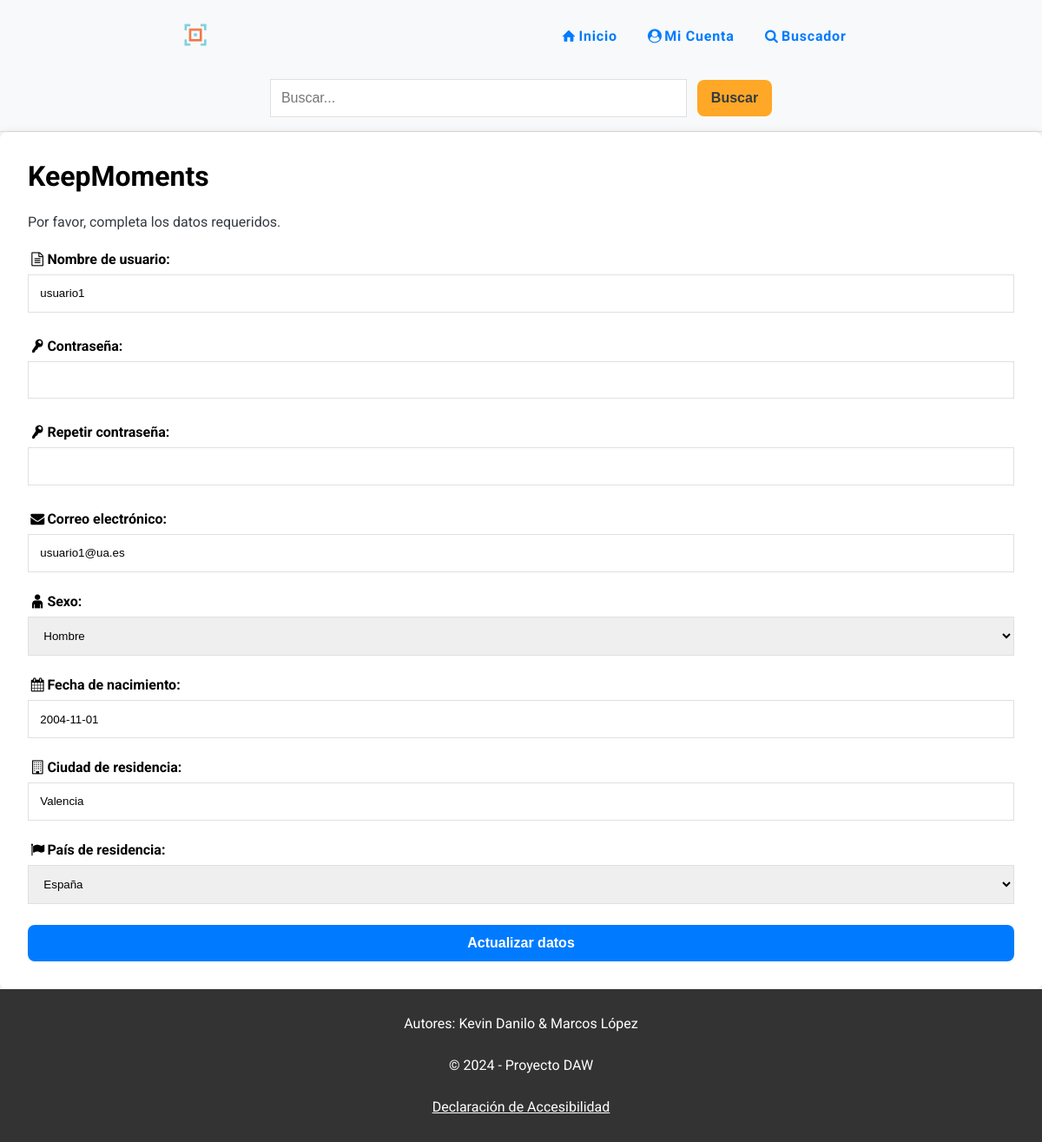
Screenshot of /mis-datos.php (signed in) with the database file from the repository.
### tables this page shows
CREATE TABLE `usuarios` (
  `idUsuario` int(11) NOT NULL,
  `nomUsuario` varchar(15) NOT NULL,
  `clave` varchar(15) NOT NULL,
  `email` varchar(254) NOT NULL,
  `sexo` smallint(6) DEFAULT NULL,
  `fNacimiento` date DEFAULT NULL,
  `ciudad` varchar(100) DEFAULT NULL,
  `pais` int(11) NOT NULL,
  `foto` varchar(255) DEFAULT NULL,
  `fRegistro` timestamp NOT NULL DEFAULT current_timestamp() ON UPDATE current_timestamp(),
  `estilo` int(11) DEFAULT NULL
);

CREATE TABLE `paises` (
  `idPais` int(11) NOT NULL,
  `nomPais` varchar(100) NOT NULL
);

### inc/formulario-usuario.php (the view, shortened to what this page needs)
<?php
$datos = $datos ?? [];
?>
<form id="<?= $id ?? '#' ?>" action="<?= $action ?? '#' ?>" method="post">
  <h1>KeepMoments</h1>
  <p class="form-info">Por favor, completa los datos requeridos.</p>
  <p class="form-input">
    <label for="usu"><span class="icon-doc-text"></span>Nombre de usuario:</label>
    <input type="text" name="usu" id="usu" value="<?= $datos['nomUsuario'] ?? '' ?>">
  </p>
  <p class="form-input">
    <label for="pwd"><span class="icon-key"></span>Contraseña:</label>
    <input type="password" name="pwd" id="pwd">
  </p>
  <p class="form-input">
    <label for="pwd2"><span class="icon-key"></span>Repetir contraseña:</label>
    <input type="password" name="pwd2" id="pwd2">
  </p>
  <p class="form-input">
    <label for="email"><span class="icon-mail-alt"></span>Correo electrónico:</label>
    <input type="text" name="email" id="email" value="<?= $datos['email'] ?? '' ?>">
  </p>
  <p class="form-input">
    <label for="genero"><span class="icon-adult"></span>Sexo:</label>
    <select name="genero" id="genero">
      <option value="0" <?= (isset($datos['sexo']) && $datos['sexo'] == '0') ? 'selected' : '' ?>>Hombre</option>
    </select>
  </p>
  <p class="form-input">
    <label for="fnac"><span class="icon-calendar"></span>Fecha de nacimiento:</label>
    <input type="text" name="fnac" id="fnac" value="<?= $datos['fNacimiento'] ?? '' ?>">
  </p>
  <p class="form-input">
    <label for="city"><span class="icon-building"></span>Ciudad de residencia:</label>
    <input type="text" name="city" id="city" value="<?= $datos['ciudad'] ?? '' ?>">
  </p>
  <p class="form-input">
    <label for="country"><span class="icon-flag"></span>País de residencia:</label>
    <select name="country" id="country">
      <?php foreach ($paises as $pais): ?>
        <option value="<?= $pais['idPais'] ?>"
          <?= (isset($datos['pais']) && $datos['pais'] == $pais['idPais']) ? 'selected' : '' ?>>
          <?= $pais['nomPais'] ?>
        </option>
      <?php endforeach; ?>
    </select>
  </p>
  <p>
    <input class="btn" type="submit" value="<?= $botonTexto ?>">
  </p>
</form>

### css/styles.css (style rules this page uses)
* { margin: 0; padding: 0; box-sizing: border-box; }
body { min-height: 100dvh; font-family: "Roboto", sans-serif; background-color: var(--background-color); }
main>form { background-color: var(--card-background-color); box-shadow: 0 0 10px var(--shadow-color); border-radius: .5em; padding: 1em; overflow-x: auto; }
.form-input input, select, textarea { padding: 1em; border: 1px solid var(--border-color); }
.form-info { margin: 1.5em 0; color: var(--text-color); text-wrap: pretty; }
@media screen and (width >=768px) { main>form { margin: 0 auto; padding: 2em; } }

### css/print.css (style rules this page uses)
* { background-color: var(--color-blanco); color: var(--color-negro); margin: 0; padding: 0; }
body { font-family: Arial, sans-serif; font-size: 12pt; }
p { text-align: left; }
#btn-card-search, .btn { border: 1px solid var(--color-negro); color: var(--color-negro); }

### css/variables.css (style rules this page uses)
:root { --primary-color: #007BFF; --secondary-color: #FFA726; --accent-color: #66BB6A; --background-color: #F8F9FA; --text-color: #343A40; --card-background-color: #ffffff; --image-card-background: #f0f0f5; --hover-primary: #0056b3; --hover-secondary: #e68a00; --shadow-color: rgba(0, 0, 0, .1); --border-color: #E0E0E0; --success-color: #28a745; --error-color: #dc3545; --color-blanco: #ffffff; --color-negro: #000000; --color-azul: #0000ff; --contrast-primary-color: #0A2463; --contrast-hover-primary: #051C47; --dark-background-color: #121212; --dark-primary-color: #6EA8FF; --dark-secondary-color: #FFB74D;; --dark-text-primary: rgba(255, 255, 255, 0.87); --dark-card-background-color: #1E1E1E; --dark-image-card-background: #2A2A2E; --dark-hover-primary: #85B8FF; --dark-hover-secondary: #FFC266; --dark-shadow-color: rgba(255, 255, 255, .1); }

### rows the page displays
usuarios: usu "usuario1", email "usuario1@ua.es", genero "Hombre", fnac "2004-11-01", city "Valencia", country "España"
